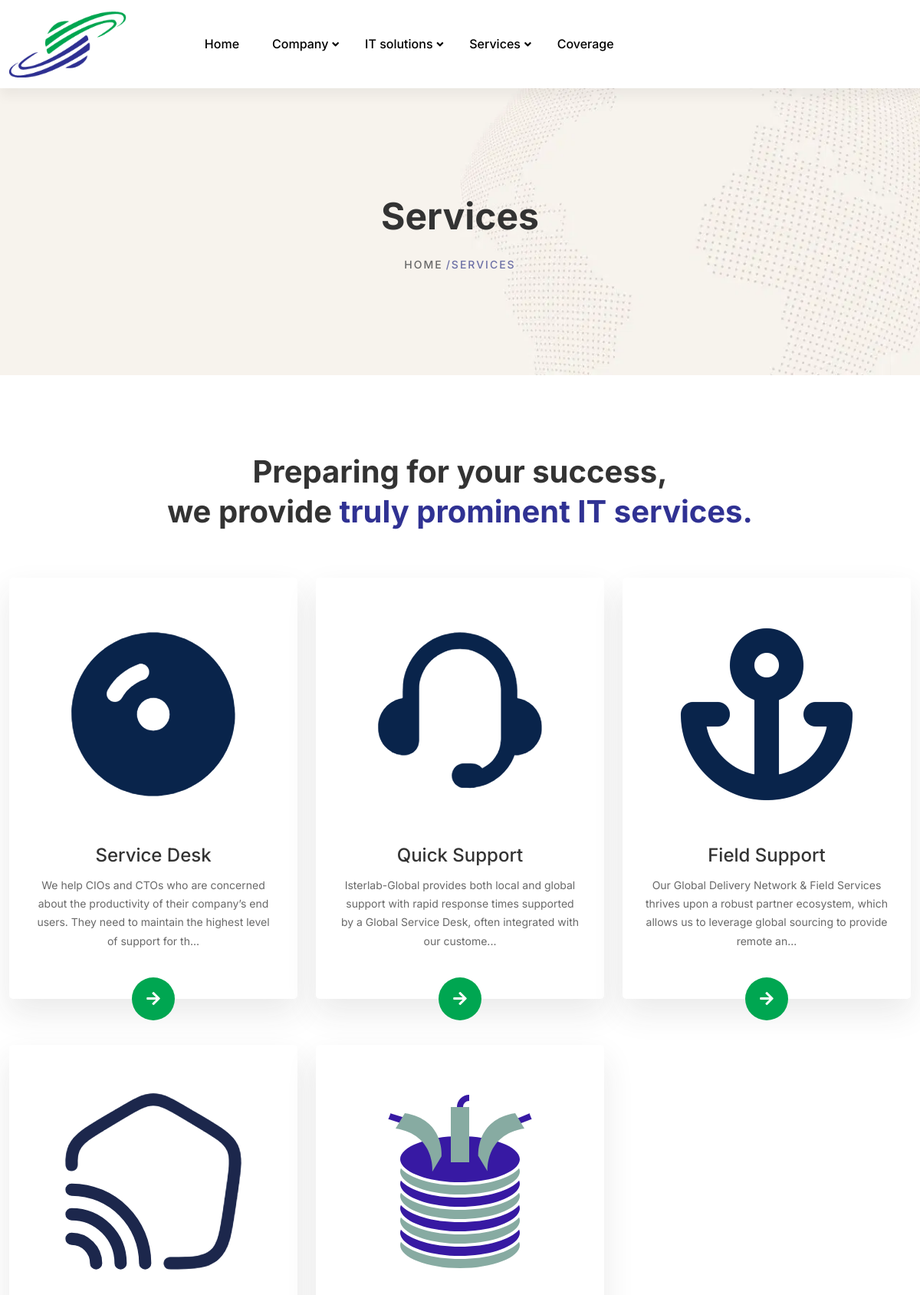
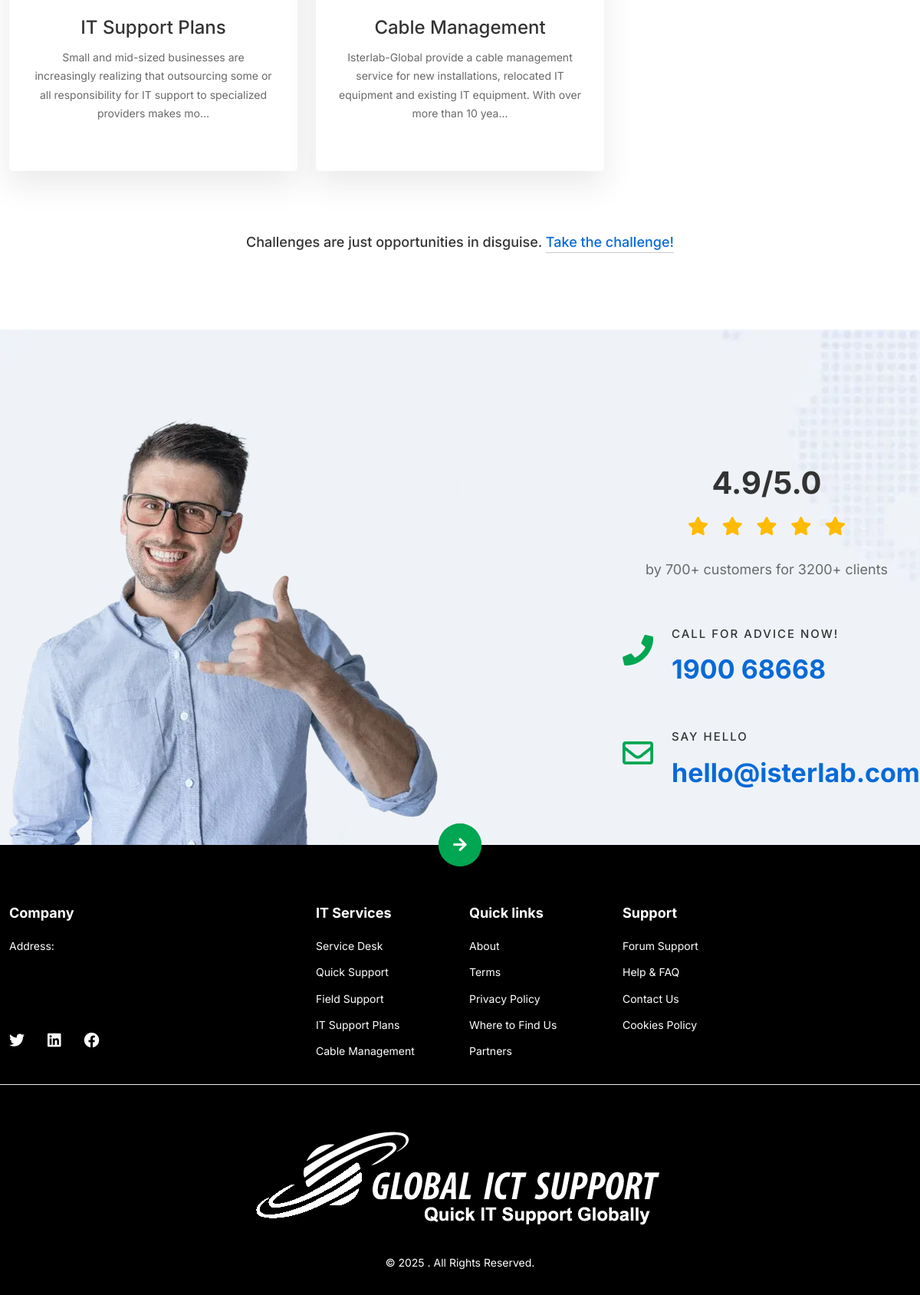
Page /services/ on the committed database (2 pictures, top to bottom).
### landing/models.py (models this page shows, shortened)
class Service(models.Model):
    id = models.UUIDField(primary_key=True,default=uuid.uuid4,editable=False)
    name = models.CharField(max_length=255)
    short_description = models.TextField()
    content = RichTextField()
    icon = models.ImageField(upload_to='service_icons/')
    image = models.ImageField(upload_to='service_images/')
    video = models.URLField(null=True, blank=True)
    created_at = models.DateTimeField(auto_now=True)
    slug = models.CharField(max_length=300,blank=True, null=True)

### landing/views.py (the view)
# urls.py: path("services/",services,name="services"),
def services(request):
    context = {
        "services": Service.objects.all(),
    }
    return render(request, 'pages/services.html',context)

### landing/context_processors.py (called while the page is built)
def global_context(request):
    global_services = Service.objects.all()[:6]
    global_solutions = Solution.objects.all()[:6]
    context = {
        "constance_services": global_services,
        "constance_solutions": global_solutions
    }
    return context

### templates/pages/services.html
{% extends "base.html" %}
{% load static %}
{% block breadcrumbs %}
{% include "components/breadcrumbs.html" with section='Services' %}
{% endblock breadcrumbs %}
{% block content %}
<div class="site-wrapper-reveal">
    {% include "components/services.html" %}
    <div class="contact-us-area infotechno-contact-us-bg section-space--pt_100">
        <div class="container">
            <div class="row align-items-center">
                <div class="col-lg-7">
                    <div class="image">
                        <img loading="lazy"class="img-fluid" src="{% static 'assets/images/banners/home-cybersecurity-contact-bg-image.webp' %}" alt="">
                    </div>
                </div>
                <div class="col-lg-4 ms-auto">
                    <div class="contact-info style-two text-left">
                        <div class="contact-info-title-wrap text-center">
                            <h3 class="heading  mb-10">4.9/5.0</h3>
                            <div class="ht-star-rating lg-style">
                                <span class="fa fa-star"></span>
                                <span class="fa fa-star"></span>
                                <span class="fa fa-star"></span>
                                <span class="fa fa-star"></span>
                                <span class="fa fa-star"></span>
                            </div>
                            <p class="sub-text">by 700+ customers for 3200+ clients</p>
                        </div>
                        <div class="contact-list-item">
                            <a href="tel:190068668" class="single-contact-list">
                                <div class="content-wrap">
                                    <div class="content">
                                        <div class="icon">
                                            <span class="fas fa-phone"></span>
                                        </div>
                                        <div class="main-content">
                                            <h6 class="heading">Call for advice now!</h6>
                                            <div class="text">1900 68668</div>
                                        </div>
                                    </div>
                                </div>
                            </a>
                            <a href="mailto:hello@isterlab.com" class="single-contact-list">
                                <div class="content-wrap">
                                    <div class="content">
                                        <div class="icon">
                                            <span class="far fa-envelope"></span>
                                        </div>
                                        <div class="main-content">
                                            <h6 class="heading">Say hello</h6>
                                            <div class="text">hello@isterlab.com</div>
                                        </div>
                                    </div>
                                </div>
                            </a>
                        </div>
                    </div>
                </div>
            </div>
        </div>
    </div>
</div>
{% endblock content %}

### templates/components/services.html (shortened to what this page needs)
<div class="feature-images-wrapper section-space--ptb_100">
    <div class="container">
        <div class="row">
            <div class="col-lg-12">
                <div class="section-title-wrap text-center">
                    <h3 class="heading">Preparing for your success, <br> we provide <span class="text-color-primary">  truly prominent IT services.</span></h3>
                </div>
            </div>
        </div>
        <div class="row">
            <div class="col-12">
                <div class="feature-images__one">
                    <div class="row">
                        {% for service in services %}
                        <div class="col-lg-4 col-md-6 wow move-up">
                            <div class="ht-box-images style-01">
                                <div class="image-box-wrap">
                                    <div class="box-image">
                                        <img loading="lazy"class="img-fulid" src="{{service.icon.url}}" alt="">
                                    </div>
                                    <div class="content">
                                        <h5 class="heading">{{service.name}}</h5>
                                        <div class="text">{{service.short_description | slice:150}}...</div>
                                        <div class="circle-arrow">
                                            <a href="{% url "service_details" service.name %}">
                                                <i class="fas fa-arrow-right"></i>
                                            </a>
                                        </div>
                                    </div>
                                </div>
                            </div>
                        </div>
                        {% endfor %}
                    </div>
                </div>
                <div class="section-under-heading text-center section-space--mt_80">Challenges are just opportunities in disguise. <a href="it-services.html#">Take the challenge!</a></div>
            </div>
        </div>
    </div>
</div>

### templates/partes/footer.html
{% load static %}
<div class="footer-area-wrapper black-bg">
    <div class="footer-area section-space--ptb_80">
        <div class="container">
            <div class="row footer-widget-wrapper border-bottom">
                <div class="col-lg-4 col-md-6 col-sm-6 footer-widget">
                    <h6 class="footer-widget__title mb-20 text-white">Company</h6>
                    <ul class="footer-widget__list">
                        <li class="text-white">Address: {{config.ADDRESS}}
                        </li>
                        <li><a href="mailto:{{config.EMAIL}}" class="hover-style-link text-white">{{config.EMAIL}}</a></li>
                        <li><a href="tel:123344556" class="hover-style-link text-white font-weight--bold">{{config.PRIMARY_PHONE}}</a></li>
                    </ul>
                    <ul class="list ht-social-networks large-icon mt-20">
                        <li class="item">
                            <a href="{{config.X_PAGE}}" aria-label="Twitter" class="ps-0 social-link hint--bounce hint--top hint--primary text-white" target="_blank"> <i class="fab fa-twitter social-link-icon"></i> </a>
                        </li>
                        <li class="item">
                            <a href="{{config.LINKEDIN_PAGE}}" target="_blank" aria-label="Instagram" class="social-link hint--bounce hint--top hint--primary text-white"> <i class="fab fa-linkedin social-link-icon"></i> </a>
                        </li>
                        <li class="item">
                            <a href="{{config.FACEBOOK_PAGE}}" target="_blank" aria-label="Dribbble" class="social-link hint--bounce hint--top hint--primary text-white"> <i class="fab fa-facebook social-link-icon"></i> </a>
                        </li>
                    </ul>
                </div>
                <div class="col-lg-2 col-md-4 col-sm-6 footer-widget">
                    <h6 class="footer-widget__title mb-20 text-white">IT Services</h6>
                    <ul class="footer-widget__list">
                        {% for service in constance_services %}
                        <li><a href="{% url "service_details" service.name %}" class="hover-style-link text-white">{{service.name}}</a></li>
                        {% endfor %}
                    </ul>
                </div>
                <div class="col-lg-2 col-md-4 col-sm-6 footer-widget">
                    <h6 class="footer-widget__title mb-20 text-white">Quick links</h6>
                    <ul class="footer-widget__list">
                        <li><a href="{% url "about" %}" class="hover-style-link text-white">About</a></li>
                        <li><a href="{% url "privacy_terms" %}" class="hover-style-link text-white">Terms</a></li>
                        <li><a href="#" class="hover-style-link text-white">Privacy Policy</a></li>
                        <li><a href="{% url "coverages" %}" class="hover-style-link text-white">Where to Find Us</a></li>
                        <li><a href="{% url "become_a_partner" %}" class="hover-style-link text-white">Partners</a></li>
                    </ul>
                </div>
                <div class="col-lg-2 col-md-4 col-sm-6 footer-widget">
                    <h6 class="footer-widget__title mb-20 text-white">Support</h6>
                    <ul class="footer-widget__list">
                        <li><a href="#" class="hover-style-link text-white">Forum Support</a></li>
                        <li><a href="{% url "faq" %}" class="hover-style-link text-white">Help & FAQ</a></li>
                        <li><a href="{% url "contact" %}" class="hover-style-link text-white">Contact Us</a></li>
                        <li><a href="" class="hover-style-link text-white">Cookies Policy</a></li>
                    </ul>
                </div>
            </div>
        </div>
    </div>
    <div class="footer-copyright-area section-space--pb_30 small-mt__30">
        <div class="container">
            <div class="row align-items-center">
                <div class="col-md-12 text-center">
                    <div class="footer-widget__logo mb-30">
                        <img loading="lazy"src="{% static 'assets/images/logo/isterlab_logo.png' %}" class="img-fluid" alt="">
                    </div>
                    <span class="copyright-text text-white">&copy; 2025 {{config.WEBSITE_NAME}}. <a href="https://hasthemes.com/">All Rights Reserved.</a></span>
                </div>
            </div>
        </div>
    </div>
</div>

### rows in the picture
Service: icon (picture), name "Service Desk", short_description "We help CIOs and CTOs who are concerned about the productivity of their company’s end users. They need to maintain the highest level of support for th"
Service: icon (picture), name "Quick Support", short_description "Isterlab-Global provides both local and global support with rapid response times supported by a Global Service Desk, often integrated with our custome"
Service: icon (picture), name "Field Support", short_description "Our Global Delivery Network & Field Services thrives upon a robust partner ecosystem, which allows us to leverage global sourcing to provide remote an"
Service: icon (picture), name "IT Support Plans", short_description "Small and mid-sized businesses are increasingly realizing that outsourcing some or all responsibility for IT support to specialized providers makes mo"
Service: icon (picture), name "Cable Management", short_description "Isterlab-Global provide a cable management service for new installations, relocated IT equipment and existing IT equipment. With over more than 10 yea"

### other values in the picture
{{ section }} "Services"
{{ section }} "SERVICES"
